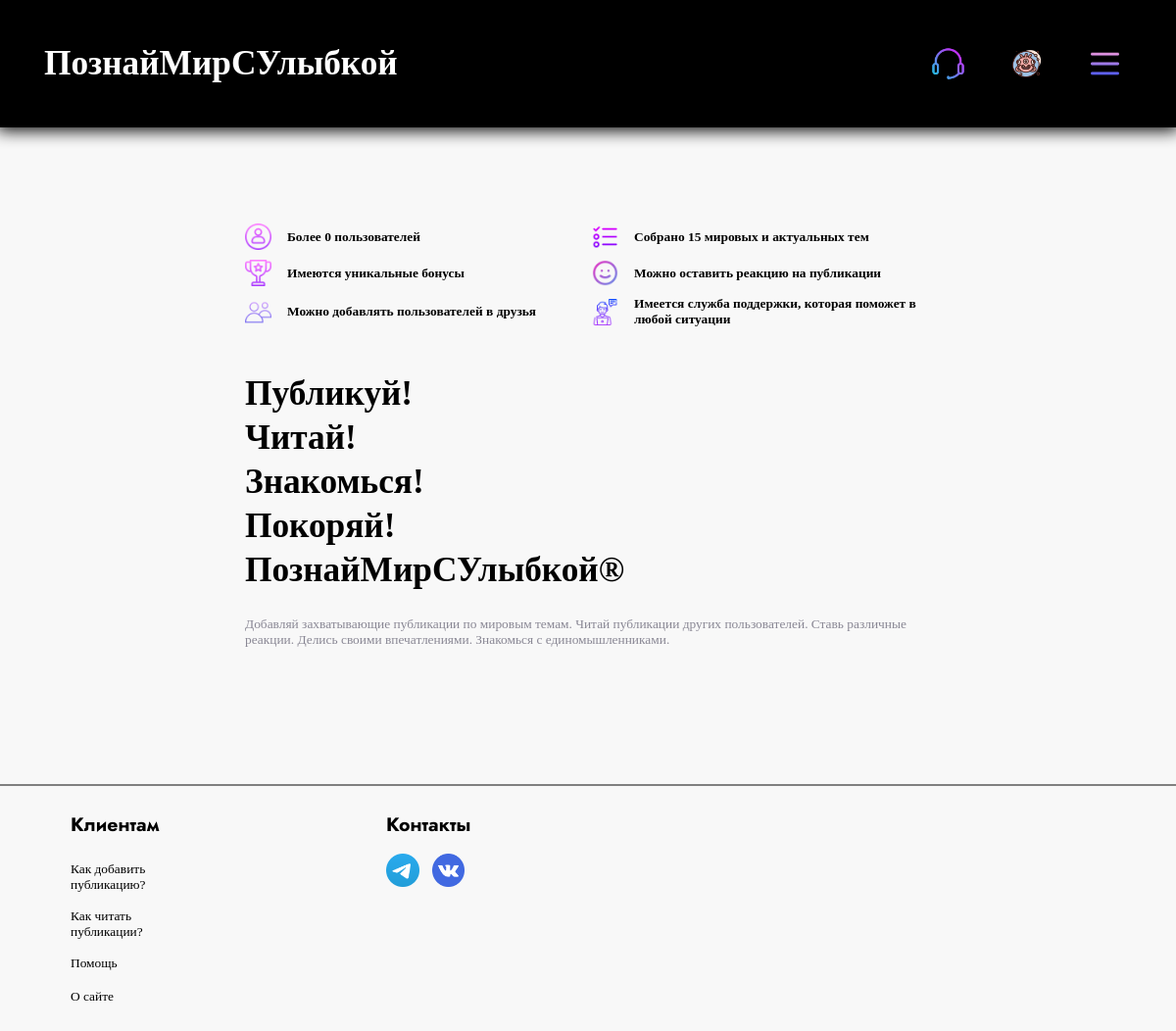
/profile/alex (signed in), run on an earlier commit of the app's database.
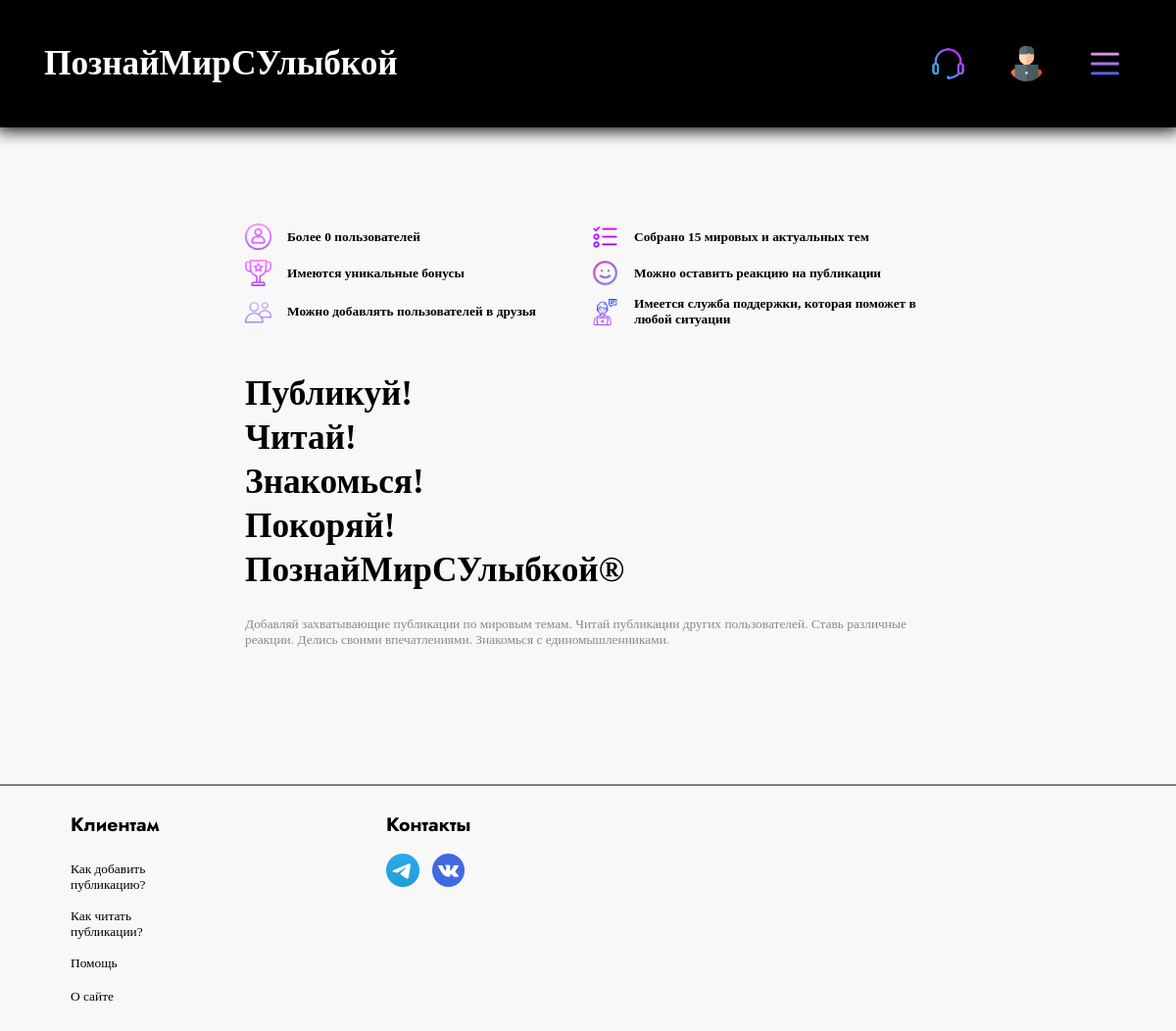
And on a later commit of the database.
### tables this page shows
CREATE TABLE menu_logged (
            text VARCHAR(80) NOT NULL,
            url VARCHAR(80) NOT NULL,
            img_url VARCHAR(80) NOT NULL,
            class VARCHAR(80) NOT NULL
            );

### app.py (the view)
@app.route('/profile/<name>', methods=['GET', 'POST'])
@login_required
def profile(name):
    title = 'Страница - ' + name
    return render_template('index.html',
                           links_header=db.get_info_menu_right(current_user),
                           title=title,
                           links_header_text=db.get_info_menu_left(),
                           cnt_users=db.cnt_users()['cnt'] - (db.cnt_users()['cnt'] % 10),
                           cnt_subjs=db.cnt_subjs()['cnt'])

### app.py (called while the page is built)
@login_manager.user_loader
def load_user(user_id):
    return UserLogin().add_info_user(user_id, db)

### database.py (called while the page is built)
    def get_info_menu_right(self, current_user):
        if current_user.is_authenticated:
            self.cursor.execute('SELECT * FROM menu_logged')
            res = self.cursor.fetchall()
            return res
        self.cursor.execute('SELECT * FROM menu')
        res = self.cursor.fetchall()
        return res

    def get_info_menu_left(self):
        self.cursor.execute('SELECT * FROM menu_text')
        res = self.cursor.fetchall()
        return res

    def get_info_user(self, user_id):
        self.cursor.execute(f"""SELECT *
                                FROM users
                                WHERE id = {user_id}""")
        return self.cursor.fetchone()

    def cnt_users(self):
        self.cursor.execute('SELECT COUNT(name) as cnt FROM users')
        return self.cursor.fetchone()

    def cnt_subjs(self):
        self.cursor.execute('SELECT COUNT(*) as cnt FROM subjects_of_posts')
        return self.cursor.fetchone()

### user_login.py (called while the page is built)
    def add_info_user(self, user_id, db):
        self.__user = db.get_info_user(user_id)
        return self

### templates/index.html (shortened to what the changed rows need)
<!DOCTYPE html>
<html lang="en">
<head>
    <link rel = 'stylesheet' href = '{{url_for("static", filename="css/style.css")}}'>
</head>
{% block body %}
<body style = 'background: #f8f8f8'>
  <div class = 'dark_screen'>
{% endblock %}
    <div class = 'header'>
        {% if current_user.is_authenticated %}
        <a href = '/profile/{{current_user.get_name()}}'>
        {% else %}
        <a href = '/'>
        {% endif %}
          <h1> ПознайМирСУлыбкой </h1>
        </a>
        {% block links_header %}
            {% for link in links_header %}
            <a class = 'block_link_header {{link["class"]}}' href = '{{link["url"]}}'>
                <img src = '{{link["img_url"]}}' class = 'img_link_header'>
            </a>
            {% endfor %}
        {% endblock %}
    </div>
    {% block content %}
      <div class = 'block_main'>
        <section class = 'first'>
          <div class = 'desc_index_div'>
            <div class = 'desc_text_index_div'>
              <h1> Публикуй! </h1>
              <h1 style = 'margin-top: 5px'> Читай! </h1>
              <h1 style = 'margin-top: 5px'> Знакомься! </h1>
              <h1 style = 'margin-top: 5px'> Покоряй! </h1>
              <h1 style = 'margin-top: 5px'> ПознайМирСУлыбкой® </h1>
            </div>
          </div>
        </section>
      </div>
    {% endblock %}
  </div>
</body>
</html>

What changed in the data, as far as the page shows it:
changed menu_logged (number 2 of 2 on the later page): img_url: a different picture
